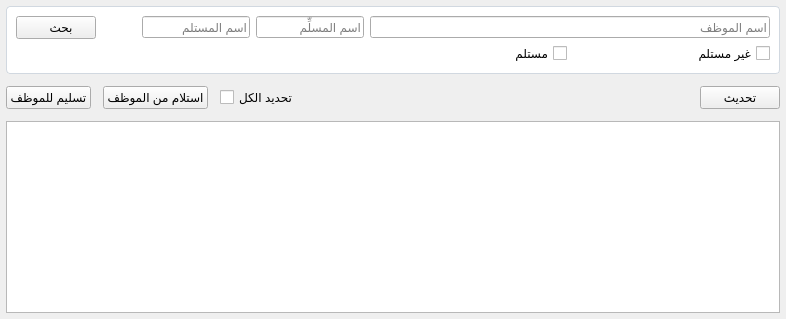
             <widget class="QWidget" name="MainPage2">
              <layout class="QVBoxLayout" name="verticalLayout_5">
               <property name="spacing">
                <number>12</number>
               </property>
               <property name="leftMargin">
                <number>6</number>
               </property>
               <property name="topMargin">
                <number>6</number>
               </property>
               <property name="rightMargin">
                <number>6</number>
               </property>
               <property name="bottomMargin">
                <number>6</number>
               </property>
               <item>
                <widget class="QFrame" name="TopFrame_3">
                 <property name="layoutDirection">
                  <enum>Qt::RightToLeft</enum>
                 </property>
                 <property name="styleSheet">
                  <string notr="true">QFrame {
    background-color: #ffffff;
    border: 1px solid #d1d8e0;
    border-radius: 4px;
}</string>
                 </property>
                 <layout class="QGridLayout" name="gridLayout_7">
                  <property name="verticalSpacing">
                   <number>4</number>
                  </property>
                  <item row="0" column="2">
                   <widget class="QLineEdit" name="deliveredByLineEdit">
                    <property name="placeholderText">
                     <string>اسم المسلِّم</string>
                    </property>
                   </widget>
                  </item>
                  <item row="0" column="0" colspan="2">
                   <widget class="QLineEdit" name="employeeNameLineEdit">
                    <property name="minimumSize">
                     <size>
                      <width>400</width>
                      <height>0</height>
                     </size>
                    </property>
                    <property name="placeholderText">
                     <string>اسم الموظف</string>
                    </property>
                   </widget>
                  </item>
                  <item row="0" column="3">
                   <widget class="QLineEdit" name="receivedByLineEdit">
                    <property name="placeholderText">
                     <string>اسم المستلم</string>
                    </property>
                   </widget>
                  </item>
                  <item row="0" column="5">
                   <widget class="QPushButton" name="searchButton">
                    <property name="text">
                     <string>    بحث </string>
                    </property>
                    <property name="icon">
                     <iconset resource="img/img.qrc">
                      <normaloff>:/img/icon-analyze.png</normaloff>:/img/icon-analyze.png</iconset>
                    </property>
                    <property name="iconSize">
                     <size>
                      <width>28</width>
                      <height>28</height>
                     </size>
                    </property>
                   </widget>
                  </item>
                  <item row="1" column="0">
                   <widget class="QCheckBox" name="notReceivedCheckBox">
                    <property name="text">
                     <string>غير مستلم</string>
                    </property>
                   </widget>
                  </item>
                  <item row="1" column="1">
                   <widget class="QCheckBox" name="receivedCheckBox">
                    <property name="text">
                     <string>مستلم</string>
                    </property>
                   </widget>
                  </item>
                  <item row="0" column="4">
                   <spacer name="horizontalSpacer_13">
                    <property name="orientation">
                     <enum>Qt::Horizontal</enum>
                    </property>
                    <property name="sizeHint" stdset="0">
                     <size>
                      <width>40</width>
                      <height>20</height>
                     </size>
                    </property>
                   </spacer>
                  </item>
                 </layout>
                </widget>
               </item>
               <item>
                <layout class="QHBoxLayout" name="horizontalLayout_7">
                 <item>
                  <widget class="QPushButton" name="btn_deliver_custody">
                   <property name="text">
                    <string>تسليم للموظف</string>
                   </property>
                   <property name="icon">
                    <iconset resource="img/img.qrc">
                     <normaloff>:/img/icon-documents.png</normaloff>:/img/icon-documents.png</iconset>
                   </property>
                   <property name="iconSize">
                    <size>
                     <width>32</width>
                     <height>32</height>
                    </size>
                   </property>
                  </widget>
                 </item>
                 <item>
                  <widget class="QPushButton" name="btn_receive_custody">
                   <property name="text">
                    <string>استلام من الموظف</string>
                   </property>
                   <property name="icon">
                    <iconset resource="img/img.qrc">
                     <normaloff>:/img/icon-documents.png</normaloff>:/img/icon-documents.png</iconset>
                   </property>
                   <property name="iconSize">
                    <size>
                     <width>32</width>
                     <height>32</height>
                    </size>
                   </property>
                  </widget>
                 </item>
                 <item>
                  <widget class="QCheckBox" name="selectAllCheckBox">
                   <property name="text">
                    <string>تحديد الكل</string>
                   </property>
                  </widget>
                 </item>
                 <item>
                  <spacer name="horizontalSpacer_7">
                   <property name="orientation">
                    <enum>Qt::Horizontal</enum>
                   </property>
                   <property name="sizeHint" stdset="0">
                    <size>
                     <width>40</width>
                     <height>20</height>
                    </size>
                   </property>
                  </spacer>
                 </item>
                 <item>
                  <widget class="QPushButton" name="refrech_passport_custody">
                   <property name="text">
                    <string>تحديث</string>
                   </property>
                   <property name="icon">
                    <iconset resource="img/img.qrc">
                     <normaloff>:/img/icon-add.png</normaloff>:/img/icon-add.png</iconset>
                   </property>
                   <property name="iconSize">
                    <size>
                     <width>28</width>
                     <height>28</height>
                    </size>
                   </property>
                  </widget>
                 </item>
                </layout>
               </item>
               <item>
                <widget class="QTableWidget" name="table_passport_custody">
                 <property name="editTriggers">
                  <set>QAbstractItemView::NoEditTriggers</set>
                 </property>
                </widget>
               </item>
              </layout>
             </widget>
